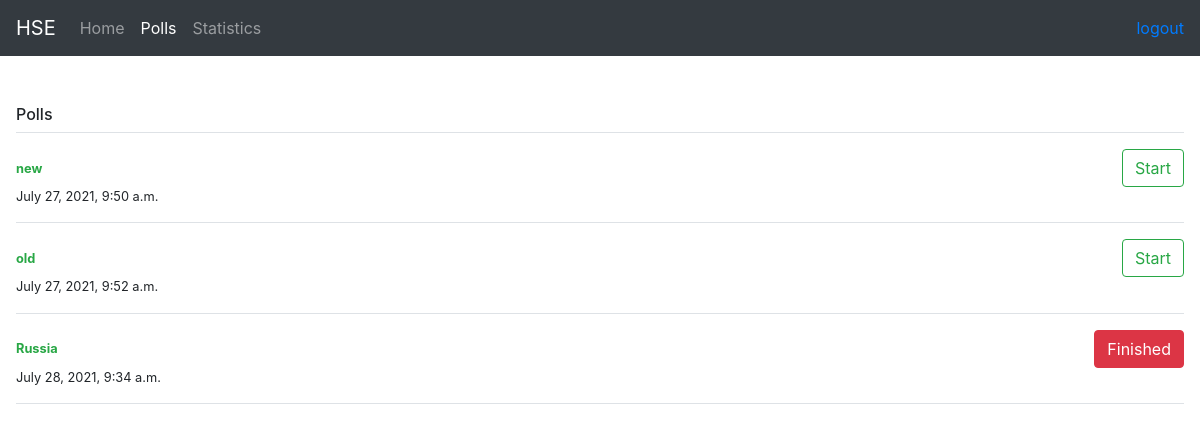
The page /polls/ (signed in) on the database its author committed.
### polls/models.py (models this page shows, shortened)
class QuestionList(models.Model):
    question_list_text = models.CharField(max_length=200)
    pub_date = models.DateTimeField('date published')

### polls/views.py (the view)
# urls.py: path('', views.IndexView.as_view(), name='index'),
class IndexView(generic.ListView):
    template_name = 'polls/index.html'
    context_object_name = 'latest_question_list'
    @method_decorator(login_required)
    def dispatch(self, request, *args, **kwargs):
        return super(IndexView, self).dispatch(request, *args, **kwargs)
    def get_queryset(self):
        return QuestionList.objects.filter(pub_date__lte=timezone.now())
    @register.filter(name='cut')
    def cut(ql_id, user_id):
        session_id = get_current_session_for_ql(user_id, ql_id)
        finished_session_id = get_finished_session(user_id, ql_id)
        if session_id.exists():
            return 1
        elif finished_session_id.first() != None and finished_session_id.first().date_end != None:
            return 3
        else:
            return 2

### polls/views.py (called while the page is built)
def get_current_session_for_ql(uid, qlid):
    return ResultsModel.objects.all().filter(uid=uid, questionlist=qlid,
                                             date_end__isnull=True)

def get_finished_session(uid, qlid):
    return ResultsModel.objects.all().filter(uid=uid, questionlist=qlid,
                                             date_end__isnull=False)

### polls/templates/polls/index.html (shortened to what this page needs)
{% extends  'base.html' %}
{% load static %}
{% block main %}
{% if latest_question_list %}
<div class="my-3 p-3 bg-white rounded box-shadow">
    <h6 class="border-bottom border-gray pb-2 mb-0">Polls</h6>
    {% for questionlist in latest_question_list %}
    <div class="media text pt-3">
        <div class="media-body pb-3 mb-0 small lh-125 border-bottom border-gray">
            <div class="d-flex justify-content-between align-items-center w-100">
                <strong class="text-success">{{questionlist.question_list_text}}</strong>
                {% if questionlist.id|cut:user.id == 2 %}
                <a href="/polls/{{questionlist.id}}" class="btn btn-outline-success">Start</a>
                {% endif %}
                {% if questionlist.id|cut:user.id == 3 %}
                <span class="btn btn-danger">Finished</span>
                {% endif %}
            </div>
            <span class="d-block">{{questionlist.pub_date}}</span>
        </div>
    </div>
    {% endfor %}
    {% else %}
    <p>No polls are available.</p>
    {% endif %}
</div>
{% endblock %}

### rows shown on the page
QuestionList: question_list_text "new", pub_date "July 27, 2021, 9:50 a.m."
QuestionList: question_list_text "old", pub_date "July 27, 2021, 9:52 a.m."
QuestionList: question_list_text "Russia", shows "Finished", pub_date "July 28, 2021, 9:34 a.m."
